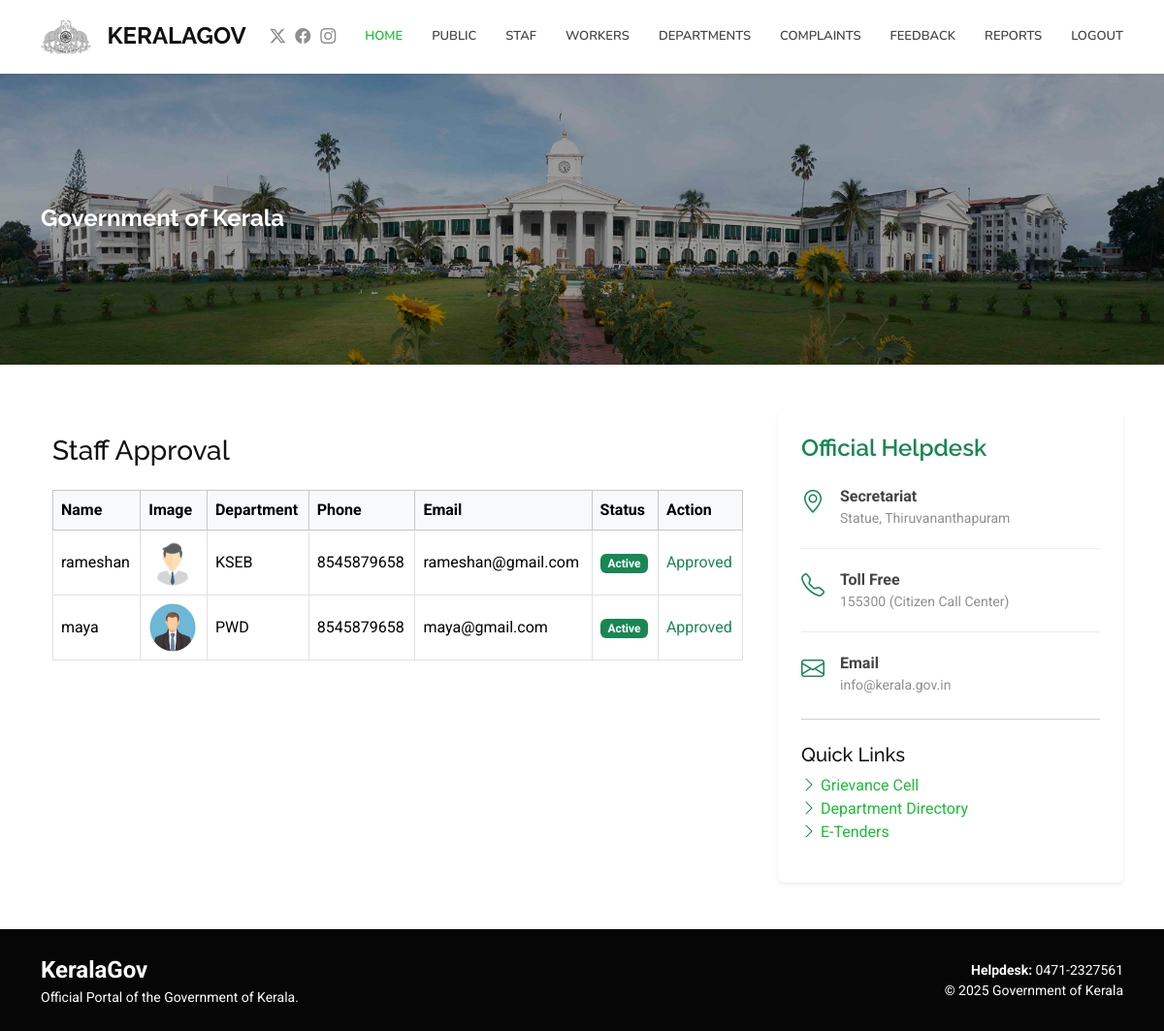
/admin_view_staff/, run on the app's committed database.
### myapp/models.py (models this page shows, shortened)
class Staff(models.Model):
    loginid = models.ForeignKey(Login, on_delete=models.CASCADE)
    name = models.CharField(max_length=200)
    department = models.ForeignKey(Department, on_delete=models.SET_NULL, null=True)
    phone = models.CharField(max_length=20)
    email = models.EmailField()
    profile_pic = models.ImageField(upload_to="staff_profile", null=True, blank=True)
    status = models.CharField(max_length=40, default="active")

class Department(models.Model):
    name = models.CharField(max_length=200, unique=True)
    description = models.TextField(blank=True, null=True)
    def __str__(self):
        return self.name

### myapp/views.py (the view)
# urls.py: path('admin_view_staff/', views.admin_view_staff),
def admin_view_staff(request):
    staff_list = Staff.objects.all()
    return render(request, "ADMIN/view_staff.html", {"staff": staff_list})

### templates/ADMIN/view_staff.html
{% extends 'ADMIN/commen.html' %}
{% block content %}
<div class="container mt-4">
    <h3 class="mb-4">Staff Approval</h3>
    <div class="table-responsive">
        <table class="table table-bordered table-hover align-middle">
            <thead class="table-light">
                <tr>
                    <th>Name</th>
                    <th>Image</th>
                    <th>Department</th>
                    <th>Phone</th>
                    <th>Email</th>
                    <th>Status</th>
                    <th>Action</th>
                </tr>
            </thead>
            <tbody>
                {% for s in staff %}
                <tr>
                    <td>{{ s.name }}</td>
                    <td>
                        {% if s.profile_pic %}
                            <img src="{{ s.profile_pic.url }}" width="50" height="50" alt="{{ s.name }}" class="rounded-circle">
                        {% else %}
                            <span class="text-muted">No Image</span>
                        {% endif %}
                    </td>
                    <td>{{ s.department }}</td>
                    <td>{{ s.phone }}</td>
                    <td>{{ s.email }}</td>
                    <td>
                        {% if s.status == "active" %}
                            <span class="badge bg-success">Active</span>
                        {% else %}
                            <span class="badge bg-warning text-dark">{{ s.status }}</span>
                        {% endif %}
                    </td>
                    <td>
                        {% if s.status != "active" %}
                            <a href="/approve_staff/?id={{ s.id }}" class="btn btn-outline-success btn-sm">Approve</a>
                        {% else %}
                            <span class="text-success">Approved</span>
                        {% endif %}
                    </td>
                </tr>
                {% empty %}
                <tr>
                    <td colspan="7" class="text-center">No staff pending approval.</td>
                </tr>
                {% endfor %}
            </tbody>
        </table>
    </div>
</div>
{% endblock %}

### templates/ADMIN/commen.html (shortened to what this page needs)
{% load static %}
<!DOCTYPE html>
<html lang="en">
<head>
  <link rel="stylesheet" href="{% static 'assets/vendor/bootstrap/css/bootstrap.min.css' %}">
  <link rel="stylesheet" href="{% static 'assets/vendor/bootstrap-icons/bootstrap-icons.css' %}">
  <link rel="stylesheet" href="{% static 'assets/vendor/aos/aos.css' %}">
  <link rel="stylesheet" href="{% static 'assets/vendor/glightbox/css/glightbox.min.css' %}">
  <link rel="stylesheet" href="{% static 'assets/vendor/swiper/swiper-bundle.min.css' %}">
  <link rel="stylesheet" href="{% static 'assets/css/main.css' %}">
</head>
<body class="index-page">
  <header id="header" class="header sticky-top shadow-sm">
    <div class="container d-flex align-items-center">
      <a href="/" class="logo d-flex align-items-center me-auto" aria-label="Kerala Government Home">
        <img src="{% static 'assets/img/k-logo.jpg' %}" alt="Government of Kerala Logo" height="40">
        <h1 class="sitename ms-2">KeralaGov</h1>
      </a>
      <nav id="navmenu" class="navmenu">
        <ul>
          <li><a href="/admin_home" class="active">Home</a></li>
          <li><a href="/admin_view_users">public</a></li>
          <li><a href="/admin_view_staff">staf</a></li>
          <li><a href="/admin_view_workers">workers</a></li>
          <li><a href="/admin_view_department">departments</a></li>
          <li><a href="/admin_view_complaints">complaints</a></li>
          <li><a href="/admin_view_feedback">Feedback</a></li>
          <li><a href="/admin_view_reports">reports</a></li>
          <li><a href="/login">logout</a></li>
        </ul>
      </nav>
      <div class="header-social-links d-none d-md-flex">
        <a href="#" aria-label="Twitter"><i class="bi bi-twitter-x"></i></a>
        <a href="#" aria-label="Facebook"><i class="bi bi-facebook"></i></a>
        <a href="#" aria-label="Instagram"><i class="bi bi-instagram"></i></a>
      </div>
    </div>
  </header>
  <main id="main">
    <section class="page-title page-title-bg py-4">
      <div class="container d-lg-flex justify-content-between align-items-center">
        <h1 class="mb-2 mb-lg-0 text-white">Government of Kerala</h1>
      </div>
    </section>
    <section id="contact" class="contact section py-5">
      <div class="container">
        <div class="row gy-5">
          <div class="col-lg-8" data-aos="fade-up">
            {% block content %}
            {% endblock %}
          </div>
          <aside class="col-lg-4" data-aos="fade-up" data-aos-delay="150">
            <div class="info p-4 shadow-sm bg-white rounded">
              <h3 class="mb-4 text-success">Official Helpdesk</h3>
              <div class="info-item d-flex mb-3">
                <i class="bi bi-geo-alt fs-4 me-3 text-success"></i>
                <div>
                  <strong>Secretariat</strong>
                  <p class="mb-0">Statue, Thiruvananthapuram</p>
                </div>
              </div>
              <div class="info-item d-flex mb-3">
                <i class="bi bi-telephone fs-4 me-3 text-success"></i>
                <div>
                  <strong>Toll Free</strong>
                  <p class="mb-0">155300 (Citizen Call Center)</p>
                </div>
              </div>
              <div class="info-item d-flex mb-4">
                <i class="bi bi-envelope fs-4 me-3 text-success"></i>
                <div>
                  <strong>Email</strong>
                  <p class="mb-0">info@kerala.gov.in</p>
                </div>
              </div>
              <hr>
              <h5 class="mt-4">Quick Links</h5>
              <ul class="list-unstyled">
                <li><i class="bi bi-chevron-right text-success"></i> <a href="#">Grievance Cell</a></li>
                <li><i class="bi bi-chevron-right text-success"></i> <a href="#">Department Directory</a></li>
                <li><i class="bi bi-chevron-right text-success"></i> <a href="#">E-Tenders</a></li>
              </ul>
            </div>
          </aside>
        </div>
      </div>
    </section>
  </main>
  <footer id="footer" class="footer dark-background py-4">
    <div class="container">
      <div class="row gy-3 align-items-center">
        <div class="col-md-6 text-center text-md-start">
          <span class="sitename fw-bold fs-4">KeralaGov</span>
          <p class="mb-0">Official Portal of the Government of Kerala.</p>
        </div>
        <div class="col-md-6 text-center text-md-end">
          <p class="mb-0"><strong>Helpdesk:</strong> 0471-2327561</p>
          <p class="mb-0">© 2025 Government of Kerala</p>
        </div>
      </div>
    </div>
  </footer>
</body>
</html>

### static/assets/css/main.css (style rules this page uses)
:root { --default-font: "Roboto", system-ui, -apple-system, "Segoe UI", Roboto, "Helvetica Neue", Arial, "Noto Sans", "Liberation Sans", sans-serif, "Apple Color Emoji", "Segoe UI Emoji", "Segoe UI Symbol", "Noto Color Emoji"; --heading-font: "Raleway", sans-serif; --nav-font: "Nunito", sans-serif; }
:root { --background-color: #ffffff; --default-color: #444444; --heading-color: #111111; --accent-color: #1bbd36; --surface-color: #ffffff; --contrast-color: #ffffff; }
:root { --nav-color: #444444; --nav-hover-color: #1bbd36; --nav-mobile-background-color: #ffffff; --nav-dropdown-background-color: #ffffff; --nav-dropdown-color: #444444; --nav-dropdown-hover-color: #1bbd36; }
.dark-background { --background-color: #060606; --default-color: #ffffff; --heading-color: #ffffff; --surface-color: #252525; --contrast-color: #ffffff; }
:root { scroll-behavior: smooth; }
body { color: var(--default-color); background-color: var(--background-color); font-family: var(--default-font); }
a { color: var(--accent-color); text-decoration: none; transition: 0.3s; }
h1, h2, h3, h4, h5, h6 { color: var(--heading-color); font-family: var(--heading-font); }
.header { color: var(--default-color); background-color: var(--background-color); padding: 10px 0; transition: all 0.5s; z-index: 997; box-shadow: 0px 0 18px rgba(0, 0, 0, 0.1); }
.header .logo { line-height: 1; }
.header .logo img { max-height: 36px; margin-right: 8px; }
.header .logo h1 { font-size: 26px; margin: 0; font-weight: 700; text-transform: uppercase; color: var(--heading-color); }
.header .header-social-links { padding: 0 0 0 15px; }
.header .header-social-links a { color: color-mix(in srgb, var(--default-color), transparent 40%); padding-left: 10px; display: inline-block; transition: 0.3s; font-size: 16px; }
.header .header-social-links a i { line-height: 0px; }
@media (max-width: 1200px) { .header .logo { order: 1; } }
@media (max-width: 1200px) { .header .logo h1 { font-size: 24px; } }
@media (max-width: 1200px) { .header .header-social-links { order: 2; padding: 0 15px 0 0; } }
@media (max-width: 1200px) { .header .navmenu { order: 3; } }
@media (min-width: 1200px) { .navmenu { padding: 0; } }
@media (min-width: 1200px) { .navmenu ul { margin: 0; padding: 0; display: flex; list-style: none; align-items: center; } }
@media (min-width: 1200px) { .navmenu li { position: relative; } }
@media (min-width: 1200px) { .navmenu a, .navmenu a:focus { color: var(--nav-color); padding: 18px 15px; font-size: 13px; font-family: var(--nav-font); text-transform: uppercase; font-weight: 600; display: flex; align-items: center; justify-content: space-between; white-space: nowrap; transition: 0.3s; } }
@media (min-width: 1200px) { .navmenu li:last-child a { padding-right: 0; } }
@media (min-width: 1200px) { .navmenu li:hover>a, .navmenu .active, .navmenu .active:focus { color: var(--nav-hover-color); } }
.footer { color: var(--default-color); background-color: var(--background-color); font-size: 14px; position: relative; }
.page-title { color: var(--default-color); background-color: var(--background-color); padding: 25px 0; position: relative; }
.page-title h1 { font-size: 24px; font-weight: 700; }
section, .section { color: var(--default-color); background-color: var(--background-color); padding: 60px 0; scroll-margin-top: 100px; overflow: clip; }
.contact { padding-top: 0; }
.contact .info { background-color: var(--surface-color); padding: 40px; box-shadow: 0px 2px 15px rgba(0, 0, 0, 0.1); overflow: hidden; }
.contact .info h3 { font-weight: 600; font-size: 24px; }
.contact .info p { color: color-mix(in srgb, var(--default-color), transparent 40%); margin-bottom: 30px; font-size: 15px; }
.contact .info-item+.info-item { padding-top: 20px; margin-top: 20px; border-top: 1px solid color-mix(in srgb, var(--default-color), transparent 90%); }
.contact .info-item i { font-size: 24px; color: var(--accent-color); transition: all 0.3s ease-in-out; margin-right: 20px; }
.contact .info-item p { padding: 0; margin-bottom: 0; font-size: 14px; color: color-mix(in srgb, var(--default-color), transparent 40%); }
.page-title-bg { background: linear-gradient(rgba(0, 0, 0, 0.35), rgba(0, 0, 0, 0.35)), url("/static/assets/img/kerala-bg2.jpg") center / cover no-repeat; height: 300px; min-height: 180px; display: flex; align-items: center; }
.page-title-bg h1, .page-title-bg .breadcrumbs, .page-title-bg .breadcrumbs a { color: #ffffff; }

### data on the page
Staff: name "rameshan", profile_pic (picture), department "KSEB", phone "8545879658", email "rameshan@gmail.com", status "Active"
Staff: name "maya", profile_pic (picture), department "PWD", phone "8545879658", email "maya@gmail.com", status "Active"
